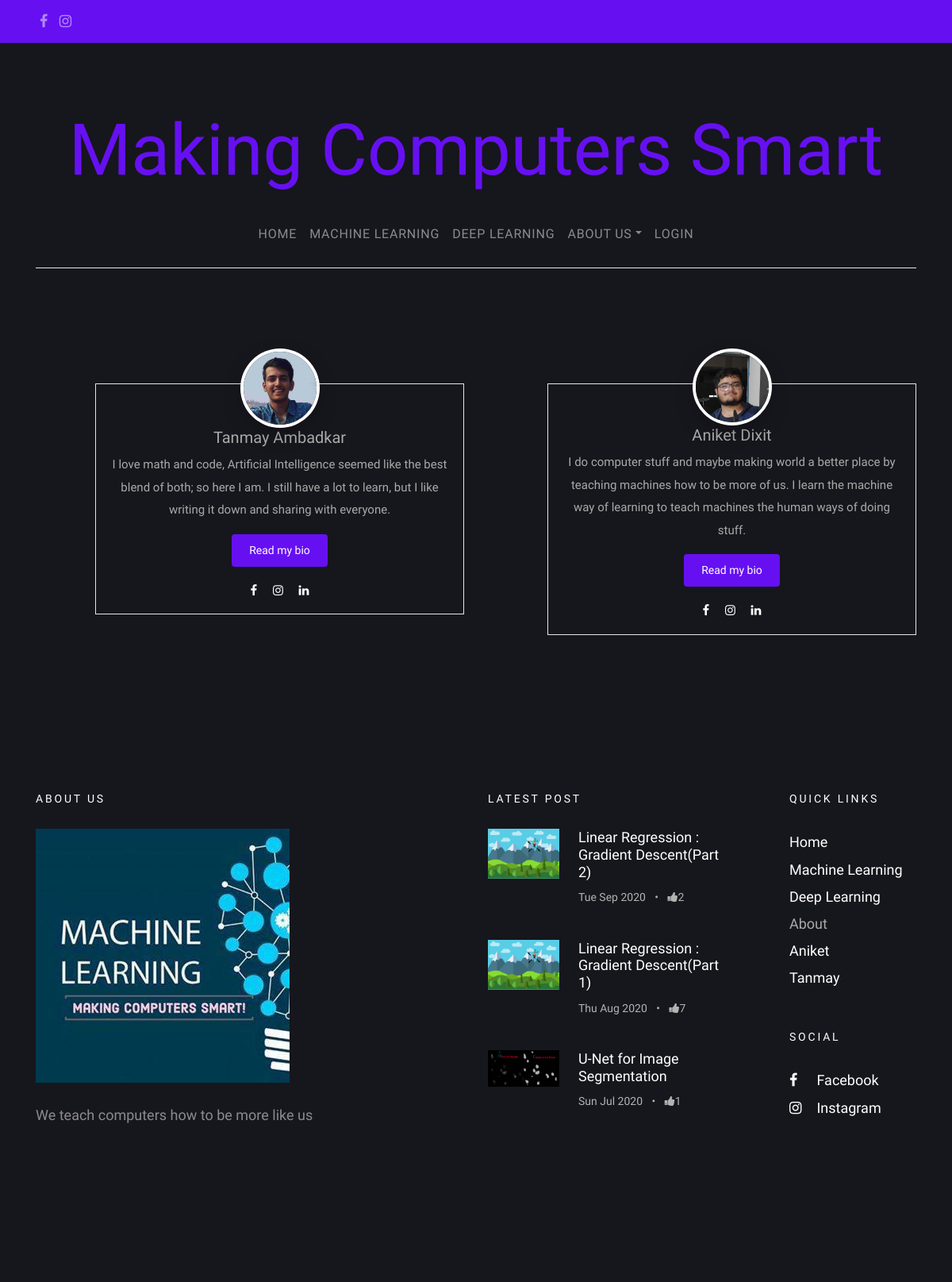
The page / on the database its author committed.
### blog/models.py (models this page shows, shortened)
class UserProfileInfo(models.Model):
    user = models.OneToOneField(User, on_delete= models.CASCADE)
    profile_img = models.ImageField(upload_to = 'profile_pics', blank = True)
    cover_image = models.ImageField(upload_to = 'cover_profile_img', blank = True)
    description = models.TextField(blank = True)
    writeup = models.TextField(blank = True)
    instagram = models.URLField(blank = True)
    facebook = models.URLField(blank = True)
    github = models.URLField(blank = True)
    linkedin = models.URLField(blank = True)
    email = models.EmailField(blank = True)

class Post(models.Model):
    types = (
        ('D', 'Deep Learning'),
        ('M', 'Machine Learning'),
    )
    author = models.ForeignKey('UserProfileInfo', on_delete = models.CASCADE)
    title = models.CharField(max_length = 200)
    cover_img = models.ImageField(upload_to = 'cover_image', blank = True)
    text = models.TextField()
    created_date = models.DateTimeField(default = timezone.now)
    published_date = models.DateTimeField(blank = True, null = True)
    type = models.CharField(max_length = 1, choices = types, blank = True)
    def approve_comments(self):
        return self.comments.filter(approved_comment=True)
    def get_total_likes(self):
        return self.likes.users.count()

class Like(models.Model):
    post = models.OneToOneField(Post, related_name = 'likes', on_delete=models.CASCADE)
    users = models.ManyToManyField(User, related_name='requirement_post_likes')
    created_at = models.DateTimeField(auto_now_add=True)
    updated_at = models.DateTimeField(auto_now=True)

### blog/views.py (the view)
# urls.py: path('', HomeView.as_view(), name = 'home'),
class HomeView(TemplateView):
    template_name = 'home.html'
    def get_context_data(self, **kwargs):
        context = super(HomeView, self).get_context_data(**kwargs)
        context['users'] = UserProfileInfo.objects.all()
        context['posts'] = Post.objects.filter(published_date__lte = timezone.now()).order_by('-published_date')[:3]
        return context

### blog/templates/blog/home.html (shortened to what this page needs)
{% extends "blog/base.html" %}
{%  load static %}
{% block content %}
   <section class="site-section pt-5 pb-5">
      <div class="container">
        <div class="row">
          <div class="col-md-12">
         </div>
       </div>
     </div>
   </section>
  <section class="site-section pt-5 pb-5">
    <div class="container">
      <div class="row blog-entries">
        {% for userp in users %}
        <div class="col-md-12 col-lg-6 sidebar">
          <div class="sidebar-box">
            <div class="bio text-center">
                  {% if userp.user.username == 'tanmay'  %}
                    <a href="{% url 'tanmay' %}"><img src="/media/{{userp.profile_img}}" loading="lazy" alt="Image Placeholder" class="img-fluid"></a>
                  {% else %}
                    <a href="{% url 'aniket' %}"><img src="/media/{{userp.profile_img}}" loading="lazy" alt="Image Placeholder" class="img-fluid"></a>
                  {% endif %}
              <div class="bio-body">
                <h2>{{userp.user.first_name}} {{userp.user.last_name}}</h2>
                <p>{{userp.description}}</p>
                {% if userp.user.username == 'tanmay'  %}
                      <p><a href="{% url 'tanmay' %}" class="btn btn-primary btn-sm rounded">Read my bio</a></p>
                {% else %}
                      <p><a href="{% url 'aniket' %}" class="btn btn-primary btn-sm rounded">Read my bio</a></p>
                {% endif %}
		          <p class="social">
                  <a href="{{userp.facebook}}" rel="noreferrer" target="_blank" class="p-2"><span class="fa fa-facebook"></span></a>
                  <a href="{{userp.instagram}}" rel="noreferrer" target="_blank" class="p-2"><span class="fa fa-instagram"></span></a>
               	  <a href ="{{userp.linkedin}}" rel="noreferrer" target="_blank" class="p-2"><span class='fa fa-linkedin'></span></a>
		          </p>
              </div>
            </div>
          </div>
        </div>
        {% endfor %}
      </div>
    </div>
  </section>
{% endblock  %}
{% block footerblock %}
    {% for post in posts %}
    <ul>
      <li>
        <a href="{% url 'post_detail' pk=post.pk %}">
          <img src="/media/{{post.cover_img}}" alt="Image placeholder" class="mr-4" loading="lazy">
          <div class="text">
            <h4>{{post.title}}</h4>
            <div class="post-meta">
              <span class="mr-2">{{ post.published_date|date:"D M Y"}} </span> &bullet;
              <span class="ml-2"><span class="fa fa-thumbs-up"></span>{{post.get_total_likes}}</span>
            </div>
          </div>
        </a>
      </li>
    </ul>
    {% endfor %}
{% endblock  %}

### static/css/style.css (style rules this page uses)
body { background: black; font-family: "Inconsolata", SFMono-Regular, Menlo, Monaco, Consolas, "Liberation Mono", "Courier New", monospace; font-weight: 300; font-size: 18px; line-height: 1.9; color: #aaaaaa; }
a { -webkit-transition: .3s all ease; -o-transition: .3s all ease; transition: .3s all ease; text-decoration: none; }
h1, h2, h3, h4, h5 { color: #aaa; font-family: "Josefin Sans", -apple-system, BlinkMacSystemFont, "Segoe UI", Roboto, "Helvetica Neue", Arial, sans-serif, "Apple Color Emoji", "Segoe UI Emoji", "Segoe UI Symbol", "Noto Color Emoji"; }
.bio { padding: 15px; background: #16161D !important; border: 1px solid #e6e6e6; font-weight: 400; }
.bio img { border: 4px solid #fff; -webkit-box-shadow: 0 10px 30px -10px rgba(0, 0, 0, 0.4); box-shadow: 0 10px 30px -10px rgba(0, 0, 0, 0.4); max-width: 100px; margin-top: -4em; border-radius: 50%; position: relative; margin-bottom: 30px; }
.bio h2 { font-size: 20px; }
.bio .bio-body .social a { color: #ffffff; }
.site-section { padding: 7em 0; }
.btn, .form-control { outline: none; -webkit-box-shadow: none !important; box-shadow: none !important; border-radius: 0; }
.btn { -webkit-transition: .3s all ease; -o-transition: .3s all ease; transition: .3s all ease; padding: 8px 20px; }
.btn.btn-primary { color: #fff; border-width: 2px; }
.btn.btn-sm { font-size: 14px; }
.sidebar { padding-left: 5em; }
.sidebar-box { margin-bottom: 4em; font-size: 15px; width: 100%; float: left; background: #fff; }
.sidebar-box *:last-child { margin-bottom: 0; }
.post-entry-sidebar .post-meta { font-size: 14px; color: #b3b3b3; }
.post-entry-sidebar ul { padding: 0; margin: 0; }
.post-entry-sidebar ul li { list-style: none; padding: 0 0 20px 0; margin: 0 0 20px 0; }
.post-entry-sidebar ul li a { display: table; }
.post-entry-sidebar ul li a img { width: 90px; }
.post-entry-sidebar ul li a img, .post-entry-sidebar ul li a .text { display: table-cell; vertical-align: middle; }
.post-entry-sidebar ul li a .text h4 { font-size: 18px; }
.site-footer .post-entry-sidebar ul li a h4 { color: #fff; }
.site-footer a { color: #fff; }

### rows shown on the page
UserProfileInfo: profile_img (picture), user.first_name "Tanmay", user.last_name "Ambadkar", description "I love math and code, Artificial Intelligence seemed like the best blend of both; so here I am. I still have a lot to learn, but I like writing it down and sharing with everyone.", shows "Read my bio"
UserProfileInfo: profile_img (picture), user.first_name "Aniket", user.last_name "Dixit", description "I do computer stuff and maybe making world a better place by teaching machines how to be more of us. I learn the machine way of learning to teach machines the human ways of doing stuff.", shows "Read my bio"
Post: cover_img (picture), title "Linear Regression : Gradient Descent(Part 2)", published_date "Tue Sep 2020", get_total_likes "2"
Post: cover_img (picture), title "Linear Regression : Gradient Descent(Part 1)", published_date "Thu Aug 2020", get_total_likes "7"
Post: cover_img (picture), title "U-Net for Image Segmentation", published_date "Sun Jul 2020", get_total_likes "1"
